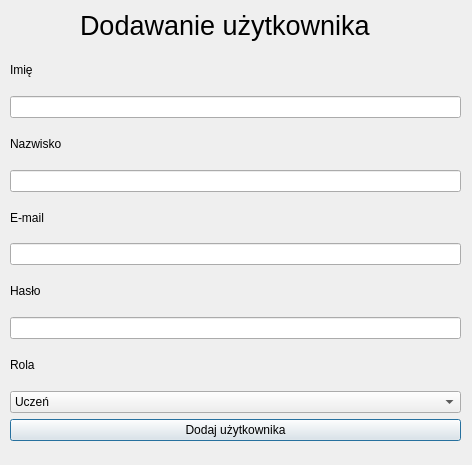
<?xml version="1.0" encoding="UTF-8"?>
<ui version="4.0">
 <class>Dialog</class>
 <widget class="QDialog" name="Dialog">
  <property name="geometry">
   <rect>
    <x>0</x>
    <y>0</y>
    <width>472</width>
    <height>465</height>
   </rect>
  </property>
  <property name="windowTitle">
   <string>Dodawanie użytkownika</string>
  </property>
  <widget class="QLabel" name="label">
   <property name="geometry">
    <rect>
     <x>80</x>
     <y>10</y>
     <width>301</width>
     <height>31</height>
    </rect>
   </property>
   <property name="font">
    <font>
     <pointsize>20</pointsize>
    </font>
   </property>
   <property name="text">
    <string>Dodawanie użytkownika</string>
   </property>
  </widget>
  <widget class="QWidget" name="">
   <property name="geometry">
    <rect>
     <x>10</x>
     <y>50</y>
     <width>451</width>
     <height>391</height>
    </rect>
   </property>
   <layout class="QVBoxLayout" name="verticalLayout">
    <item>
     <widget class="QLabel" name="label_5">
      <property name="text">
       <string>Imię</string>
      </property>
     </widget>
    </item>
    <item>
     <widget class="QLineEdit" name="lineEdit">
      <property name="echoMode">
       <enum>QLineEdit::Password</enum>
      </property>
     </widget>
    </item>
    <item>
     <widget class="QLabel" name="label_6">
      <property name="text">
       <string>Nazwisko</string>
      </property>
     </widget>
    </item>
    <item>
     <widget class="QLineEdit" name="lineEdit_2">
      <property name="echoMode">
       <enum>QLineEdit::Password</enum>
      </property>
     </widget>
    </item>
    <item>
     <widget class="QLabel" name="label_2">
      <property name="text">
       <string>E-mail</string>
      </property>
     </widget>
    </item>
    <item>
     <widget class="QLineEdit" name="lineEdit_3"/>
    </item>
    <item>
     <widget class="QLabel" name="label_3">
      <property name="text">
       <string>Hasło</string>
      </property>
     </widget>
    </item>
    <item>
     <widget class="QLineEdit" name="lineEdit_4">
      <property name="echoMode">
       <enum>QLineEdit::Password</enum>
      </property>
     </widget>
    </item>
    <item>
     <widget class="QLabel" name="label_4">
      <property name="text">
       <string>Rola</string>
      </property>
     </widget>
    </item>
    <item>
     <widget class="QComboBox" name="comboBox">
      <item>
       <property name="text">
        <string>Uczeń</string>
       </property>
      </item>
      <item>
       <property name="text">
        <string>Nauczyciel</string>
       </property>
      </item>
      <item>
       <property name="text">
        <string>Admin</string>
       </property>
      </item>
     </widget>
    </item>
    <item>
     <widget class="QPushButton" name="pushButton">
      <property name="text">
       <string>Dodaj użytkownika</string>
      </property>
     </widget>
    </item>
   </layout>
  </widget>
 </widget>
 <resources/>
 <connections/>
</ui>
